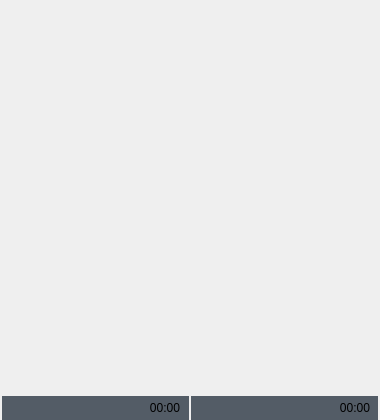
<?xml version="1.0" encoding="UTF-8"?>
<ui version="4.0">
 <class>C1005V2000DeviceWgt</class>
 <widget class="QWidget" name="C1005V2000DeviceWgt">
  <property name="geometry">
   <rect>
    <x>0</x>
    <y>0</y>
    <width>380</width>
    <height>420</height>
   </rect>
  </property>
  <property name="windowTitle">
   <string notr="true">C1005V2000DeviceWgt</string>
  </property>
  <widget class="QLabel" name="label_devPicture">
   <property name="geometry">
    <rect>
     <x>0</x>
     <y>94</y>
     <width>380</width>
     <height>300</height>
    </rect>
   </property>
   <property name="text">
    <string notr="true"/>
   </property>
  </widget>
  <widget class="QLabel" name="label_name">
   <property name="geometry">
    <rect>
     <x>5</x>
     <y>178</y>
     <width>40</width>
     <height>14</height>
    </rect>
   </property>
   <property name="styleSheet">
    <string notr="true"/>
   </property>
   <property name="text">
    <string notr="true"/>
   </property>
   <property name="alignment">
    <set>Qt::AlignLeading|Qt::AlignLeft|Qt::AlignVCenter</set>
   </property>
   <property name="fonts" stdset="0">
    <string notr="true">12</string>
   </property>
   <property name="colors" stdset="0">
    <string notr="true">white</string>
   </property>
  </widget>
  <widget class="QLabel" name="label_timeA">
   <property name="geometry">
    <rect>
     <x>110</x>
     <y>396</y>
     <width>70</width>
     <height>24</height>
    </rect>
   </property>
   <property name="text">
    <string>00:00</string>
   </property>
   <property name="alignment">
    <set>Qt::AlignRight|Qt::AlignTrailing|Qt::AlignVCenter</set>
   </property>
   <property name="colors" stdset="0">
    <string notr="true">white</string>
   </property>
   <property name="fonts" stdset="0">
    <string notr="true">16</string>
   </property>
  </widget>
  <widget class="QLabel" name="label_light">
   <property name="geometry">
    <rect>
     <x>132</x>
     <y>72</y>
     <width>116</width>
     <height>24</height>
    </rect>
   </property>
   <property name="text">
    <string notr="true"/>
   </property>
  </widget>
  <widget class="QLabel" name="label_statusA">
   <property name="geometry">
    <rect>
     <x>2</x>
     <y>396</y>
     <width>187</width>
     <height>24</height>
    </rect>
   </property>
   <property name="styleSheet">
    <string notr="true">background: #535c66;</string>
   </property>
   <property name="text">
    <string notr="true"/>
   </property>
   <property name="bks" stdset="0">
    <string notr="true">device_status</string>
   </property>
  </widget>
  <widget class="QWidget" name="widget" native="true">
   <property name="geometry">
    <rect>
     <x>0</x>
     <y>13</y>
     <width>380</width>
     <height>58</height>
    </rect>
   </property>
   <layout class="QHBoxLayout" name="horizontalLayout" stretch="0,1,1,1,0">
    <property name="spacing">
     <number>2</number>
    </property>
    <property name="leftMargin">
     <number>0</number>
    </property>
    <property name="topMargin">
     <number>0</number>
    </property>
    <property name="rightMargin">
     <number>0</number>
    </property>
    <property name="bottomMargin">
     <number>0</number>
    </property>
    <item>
     <spacer name="horizontalSpacer">
      <property name="orientation">
       <enum>Qt::Horizontal</enum>
      </property>
      <property name="sizeHint" stdset="0">
       <size>
        <width>40</width>
        <height>20</height>
       </size>
      </property>
     </spacer>
    </item>
    <item>
     <widget class="QLabel" name="label_reagent">
      <property name="minimumSize">
       <size>
        <width>54</width>
        <height>58</height>
       </size>
      </property>
      <property name="maximumSize">
       <size>
        <width>54</width>
        <height>58</height>
       </size>
      </property>
      <property name="styleSheet">
       <string notr="true"/>
      </property>
      <property name="text">
       <string/>
      </property>
     </widget>
    </item>
    <item>
     <widget class="QLabel" name="label_supply">
      <property name="minimumSize">
       <size>
        <width>54</width>
        <height>58</height>
       </size>
      </property>
      <property name="maximumSize">
       <size>
        <width>54</width>
        <height>58</height>
       </size>
      </property>
      <property name="styleSheet">
       <string notr="true"/>
      </property>
      <property name="text">
       <string/>
      </property>
     </widget>
    </item>
    <item>
     <widget class="QLabel" name="label_liquid_waste">
      <property name="minimumSize">
       <size>
        <width>54</width>
        <height>58</height>
       </size>
      </property>
      <property name="maximumSize">
       <size>
        <width>54</width>
        <height>58</height>
       </size>
      </property>
      <property name="styleSheet">
       <string notr="true"/>
      </property>
      <property name="text">
       <string/>
      </property>
     </widget>
    </item>
    <item>
     <spacer name="horizontalSpacer_2">
      <property name="orientation">
       <enum>Qt::Horizontal</enum>
      </property>
      <property name="sizeHint" stdset="0">
       <size>
        <width>40</width>
        <height>20</height>
       </size>
      </property>
     </spacer>
    </item>
   </layout>
  </widget>
  <widget class="QLabel" name="label_statusB">
   <property name="geometry">
    <rect>
     <x>191</x>
     <y>396</y>
     <width>187</width>
     <height>24</height>
    </rect>
   </property>
   <property name="styleSheet">
    <string notr="true">background: #535c66;</string>
   </property>
   <property name="text">
    <string notr="true"/>
   </property>
   <property name="bks" stdset="0">
    <string notr="true">device_status</string>
   </property>
  </widget>
  <widget class="QLabel" name="label_timeB">
   <property name="geometry">
    <rect>
     <x>300</x>
     <y>396</y>
     <width>70</width>
     <height>24</height>
    </rect>
   </property>
   <property name="text">
    <string>00:00</string>
   </property>
   <property name="alignment">
    <set>Qt::AlignRight|Qt::AlignTrailing|Qt::AlignVCenter</set>
   </property>
   <property name="colors" stdset="0">
    <string notr="true">white</string>
   </property>
   <property name="fonts" stdset="0">
    <string notr="true">16</string>
   </property>
  </widget>
  <zorder>label_light</zorder>
  <zorder>widget</zorder>
  <zorder>label_devPicture</zorder>
  <zorder>label_statusA</zorder>
  <zorder>label_timeA</zorder>
  <zorder>label_name</zorder>
  <zorder>label_statusB</zorder>
  <zorder>label_timeB</zorder>
 </widget>
 <layoutdefault spacing="6" margin="11"/>
 <resources/>
 <connections/>
</ui>
